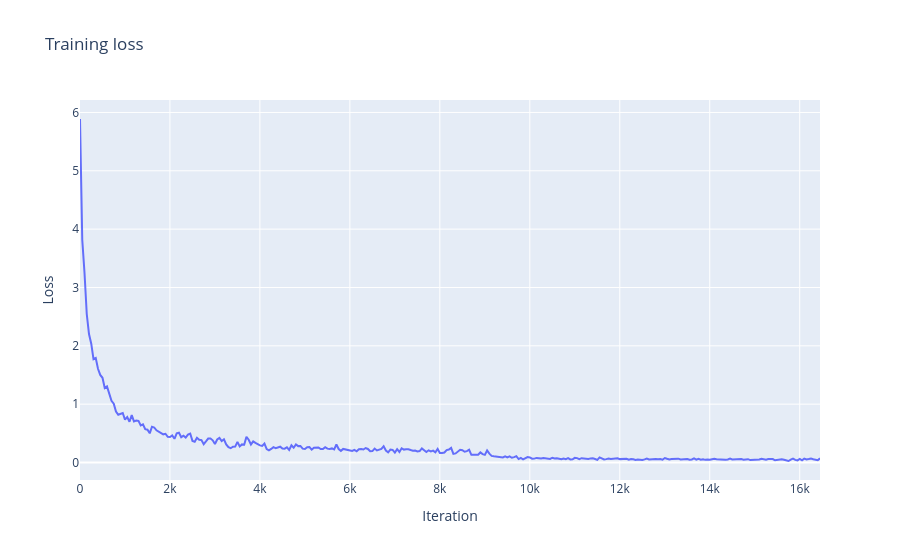
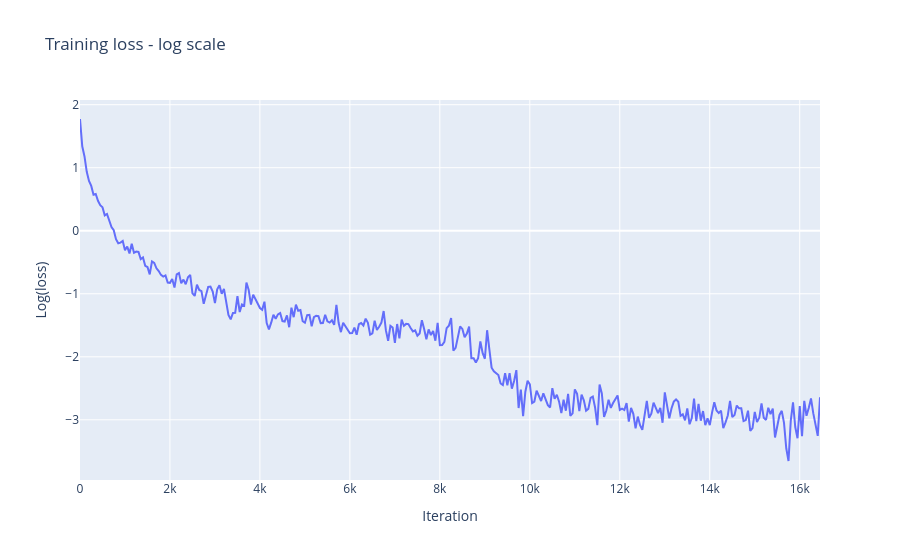
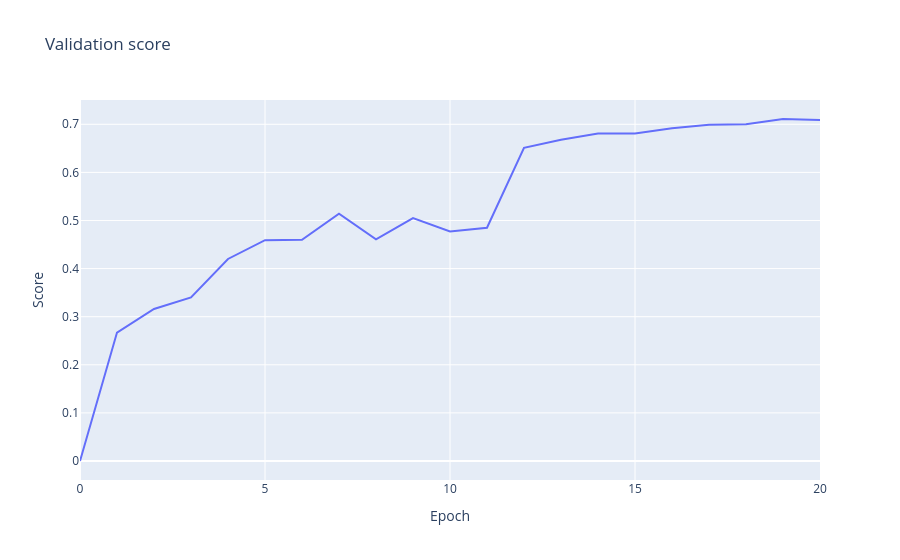

Here is the notebook cell these charts were saved with, in order:
### Code cell
plot_losses(losses)
plot_log_losses(losses)
plot_scores(scores)

### Figure 1 — Plotly figure (JSON) as saved in the notebook; plotly's stock layout.template omitted (floating-point values rounded to 4 significant figures; data arrays with more than 128 entries replaced by an {"elided": "..."} marker saying what was removed)
{"data": [{"mode": "lines", "type": "scatter", "x": {"elided": "330 int values"}, "y": {"elided": "330 float values"}}], "layout": {"title": {"text": "Training loss"}, "xaxis": {"title": {"text": "Iteration"}}, "yaxis": {"title": {"text": "Loss"}}}}

### Figure 2 — Plotly figure (JSON) as saved in the notebook; plotly's stock layout.template omitted (floating-point values rounded to 4 significant figures; data arrays with more than 128 entries replaced by an {"elided": "..."} marker saying what was removed)
{"data": [{"mode": "lines", "type": "scatter", "x": {"elided": "330 int values"}, "y": {"elided": "330 float values"}}], "layout": {"title": {"text": "Training loss - log scale"}, "xaxis": {"title": {"text": "Iteration"}}, "yaxis": {"title": {"text": "Log(loss)"}}}}

### Figure 3 — Plotly figure (JSON) as saved in the notebook; plotly's stock layout.template omitted (floating-point values rounded to 4 significant figures)
{"data": [{"mode": "lines", "type": "scatter", "x": [0, 1, 2, 3, 4, 5, 6, 7, 8, 9, 10, 11, 12, 13, 14, 15, 16, 17, 18, 19, 20], "y": [0, 0.267, 0.316, 0.34, 0.42, 0.459, 0.46, 0.514, 0.461, 0.505, 0.477, 0.485, 0.651, 0.668, 0.681, 0.681, 0.692, 0.699, 0.7, 0.711, 0.709]}], "layout": {"title": {"text": "Validation score"}, "xaxis": {"title": {"text": "Epoch"}}, "yaxis": {"title": {"text": "Score"}}}}
